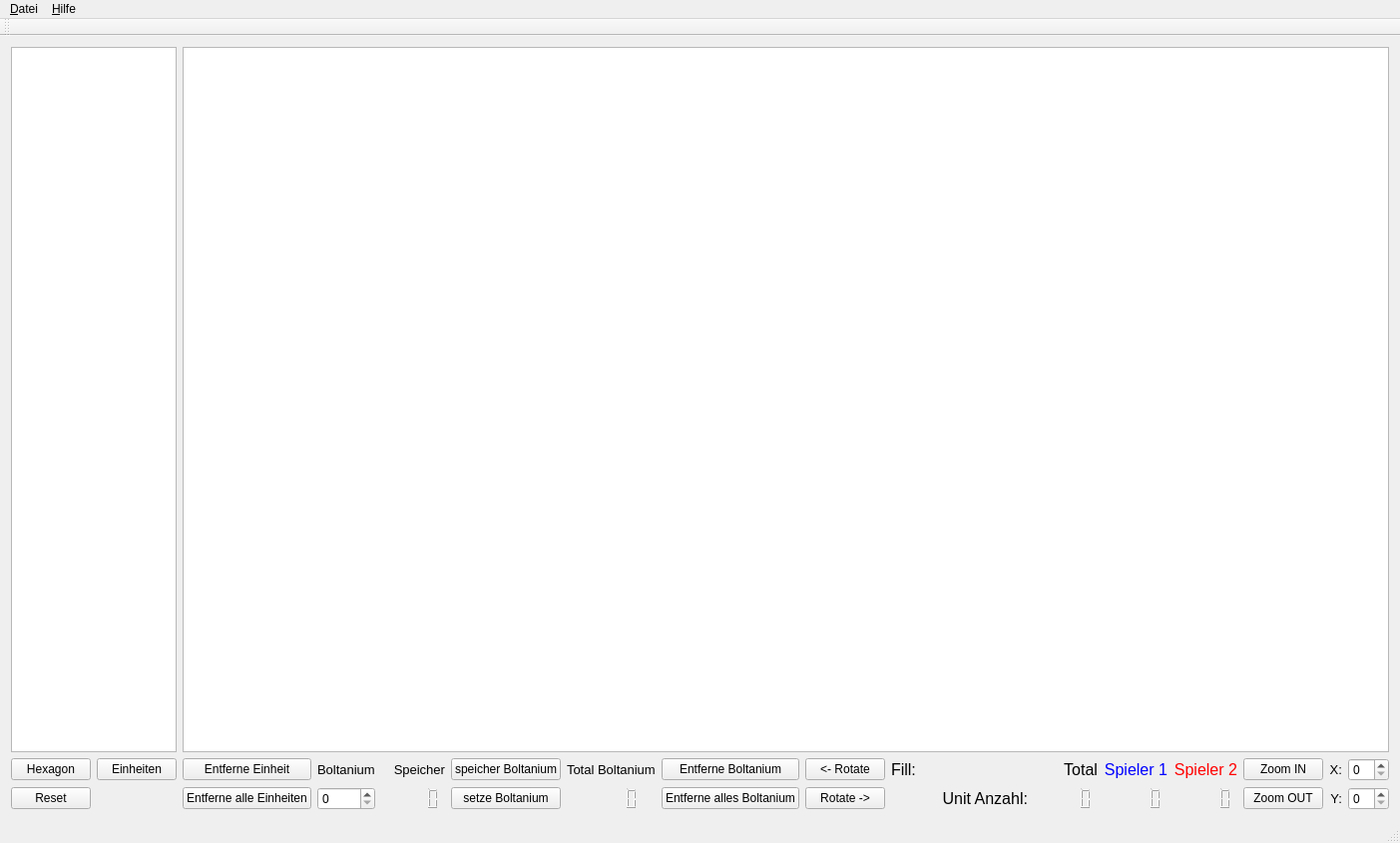
<?xml version="1.0" encoding="UTF-8"?>
<ui version="4.0">
 <class>MainWindow</class>
 <widget class="QMainWindow" name="MainWindow">
  <property name="geometry">
   <rect>
    <x>0</x>
    <y>0</y>
    <width>1366</width>
    <height>845</height>
   </rect>
  </property>
  <property name="sizePolicy">
   <sizepolicy hsizetype="Expanding" vsizetype="Expanding">
    <horstretch>0</horstretch>
    <verstretch>0</verstretch>
   </sizepolicy>
  </property>
  <property name="windowTitle">
   <string>Battle Isle MapEditor</string>
  </property>
  <widget class="QWidget" name="centralWidget">
   <property name="sizePolicy">
    <sizepolicy hsizetype="Expanding" vsizetype="Expanding">
     <horstretch>0</horstretch>
     <verstretch>0</verstretch>
    </sizepolicy>
   </property>
   <layout class="QGridLayout" name="gridLayout">
    <item row="6" column="12">
     <widget class="QLCDNumber" name="lcdPlayer1">
      <property name="styleSheet">
       <string notr="true">selection-color: rgb(0, 0, 255);
color: rgb(0, 0, 255);</string>
      </property>
      <property name="frameShape">
       <enum>QFrame::NoFrame</enum>
      </property>
      <property name="frameShadow">
       <enum>QFrame::Plain</enum>
      </property>
      <property name="lineWidth">
       <number>1</number>
      </property>
      <property name="midLineWidth">
       <number>0</number>
      </property>
      <property name="segmentStyle">
       <enum>QLCDNumber::Filled</enum>
      </property>
     </widget>
    </item>
    <item row="6" column="10">
     <widget class="QLabel" name="UnitAnzlabel">
      <property name="font">
       <font>
        <pointsize>12</pointsize>
       </font>
      </property>
      <property name="text">
       <string>Unit Anzahl:</string>
      </property>
      <property name="alignment">
       <set>Qt::AlignRight|Qt::AlignTrailing|Qt::AlignVCenter</set>
      </property>
     </widget>
    </item>
    <item row="6" column="13">
     <widget class="QLCDNumber" name="lcdPlayer2">
      <property name="frameShape">
       <enum>QFrame::NoFrame</enum>
      </property>
     </widget>
    </item>
    <item row="6" column="8">
     <widget class="QPushButton" name="rotateRBut">
      <property name="text">
       <string>Rotate -&gt;</string>
      </property>
     </widget>
    </item>
    <item row="6" column="11">
     <widget class="QLCDNumber" name="lcdTotal">
      <property name="frameShape">
       <enum>QFrame::NoFrame</enum>
      </property>
     </widget>
    </item>
    <item row="6" column="4">
     <widget class="QLCDNumber" name="lcdBoltCach">
      <property name="frameShape">
       <enum>QFrame::NoFrame</enum>
      </property>
     </widget>
    </item>
    <item row="6" column="3">
     <widget class="QSpinBox" name="spinBoltanium"/>
    </item>
    <item row="6" column="14">
     <widget class="QPushButton" name="zoomOutBut">
      <property name="text">
       <string>Zoom OUT</string>
      </property>
     </widget>
    </item>
    <item row="0" column="0" rowspan="3" colspan="2">
     <widget class="QGraphicsView" name="menueView">
      <property name="sizeAdjustPolicy">
       <enum>QAbstractScrollArea::AdjustToContentsOnFirstShow</enum>
      </property>
     </widget>
    </item>
    <item row="6" column="15">
     <widget class="QLabel" name="labelY">
      <property name="font">
       <font>
        <pointsize>10</pointsize>
       </font>
      </property>
      <property name="text">
       <string>Y:</string>
      </property>
      <property name="alignment">
       <set>Qt::AlignRight|Qt::AlignTrailing|Qt::AlignVCenter</set>
      </property>
     </widget>
    </item>
    <item row="6" column="16">
     <widget class="QSpinBox" name="spinBoxY"/>
    </item>
    <item row="6" column="2">
     <widget class="QPushButton" name="deleteAllBut">
      <property name="text">
       <string>Entferne alle Einheiten</string>
      </property>
     </widget>
    </item>
    <item row="6" column="5">
     <widget class="QPushButton" name="setBoltButt">
      <property name="text">
       <string>setze Boltanium</string>
      </property>
     </widget>
    </item>
    <item row="0" column="2" rowspan="3" colspan="15">
     <widget class="QGraphicsView" name="hexfieldGraphic">
      <property name="sizePolicy">
       <sizepolicy hsizetype="Preferred" vsizetype="Preferred">
        <horstretch>0</horstretch>
        <verstretch>0</verstretch>
       </sizepolicy>
      </property>
      <property name="cursor" stdset="0">
       <cursorShape>ArrowCursor</cursorShape>
      </property>
      <property name="mouseTracking">
       <bool>true</bool>
      </property>
      <property name="sizeAdjustPolicy">
       <enum>QAbstractScrollArea::AdjustToContents</enum>
      </property>
      <property name="resizeAnchor">
       <enum>QGraphicsView::AnchorViewCenter</enum>
      </property>
     </widget>
    </item>
    <item row="6" column="0">
     <widget class="QPushButton" name="ResetButton">
      <property name="text">
       <string>Reset</string>
      </property>
     </widget>
    </item>
    <item row="5" column="7">
     <widget class="QPushButton" name="deleteBoltBut">
      <property name="text">
       <string>Entferne Boltanium</string>
      </property>
     </widget>
    </item>
    <item row="5" column="6">
     <widget class="QLabel" name="UnitAnzlabel_2">
      <property name="font">
       <font>
        <pointsize>10</pointsize>
       </font>
      </property>
      <property name="text">
       <string>Total Boltanium</string>
      </property>
     </widget>
    </item>
    <item row="6" column="6">
     <widget class="QLCDNumber" name="lcdBoltTotal">
      <property name="frameShape">
       <enum>QFrame::NoFrame</enum>
      </property>
     </widget>
    </item>
    <item row="6" column="7">
     <widget class="QPushButton" name="deleteAllBoltBut">
      <property name="text">
       <string>Entferne alles Boltanium</string>
      </property>
     </widget>
    </item>
    <item row="5" column="5">
     <widget class="QPushButton" name="getBoltButt">
      <property name="text">
       <string>speicher Boltanium</string>
      </property>
     </widget>
    </item>
    <item row="5" column="4">
     <widget class="QLabel" name="boltCachLabel">
      <property name="font">
       <font>
        <pointsize>10</pointsize>
       </font>
      </property>
      <property name="text">
       <string>Speicher</string>
      </property>
      <property name="alignment">
       <set>Qt::AlignRight|Qt::AlignTrailing|Qt::AlignVCenter</set>
      </property>
     </widget>
    </item>
    <item row="5" column="3">
     <widget class="QLabel" name="boltLabel">
      <property name="font">
       <font>
        <pointsize>10</pointsize>
       </font>
      </property>
      <property name="text">
       <string>Boltanium</string>
      </property>
     </widget>
    </item>
    <item row="5" column="2">
     <widget class="QPushButton" name="deleteBut">
      <property name="text">
       <string>Entferne Einheit</string>
      </property>
     </widget>
    </item>
    <item row="5" column="1">
     <widget class="QPushButton" name="UnitMenueBut">
      <property name="text">
       <string>Einheiten</string>
      </property>
     </widget>
    </item>
    <item row="5" column="0">
     <widget class="QPushButton" name="HexMenueBut">
      <property name="text">
       <string>Hexagon</string>
      </property>
     </widget>
    </item>
    <item row="5" column="8">
     <widget class="QPushButton" name="rotateLBut">
      <property name="text">
       <string>&lt;- Rotate</string>
      </property>
     </widget>
    </item>
    <item row="5" column="9">
     <layout class="QHBoxLayout" name="horizontalLayout">
      <item>
       <widget class="QLabel" name="fillingText">
        <property name="font">
         <font>
          <pointsize>12</pointsize>
         </font>
        </property>
        <property name="text">
         <string>Fill: </string>
        </property>
       </widget>
      </item>
      <item>
       <widget class="QLabel" name="fillingLabel">
        <property name="font">
         <font>
          <pointsize>12</pointsize>
         </font>
        </property>
        <property name="text">
         <string/>
        </property>
       </widget>
      </item>
     </layout>
    </item>
    <item row="5" column="11">
     <widget class="QLabel" name="labelTotal">
      <property name="font">
       <font>
        <pointsize>12</pointsize>
       </font>
      </property>
      <property name="text">
       <string>Total</string>
      </property>
      <property name="alignment">
       <set>Qt::AlignRight|Qt::AlignTrailing|Qt::AlignVCenter</set>
      </property>
     </widget>
    </item>
    <item row="5" column="12">
     <widget class="QLabel" name="Ply1label">
      <property name="font">
       <font>
        <pointsize>12</pointsize>
       </font>
      </property>
      <property name="text">
       <string>&lt;html&gt;&lt;head/&gt;&lt;body&gt;&lt;p&gt;&lt;span style=&quot; color:#0000ff;&quot;&gt;Spieler 1&lt;/span&gt;&lt;/p&gt;&lt;/body&gt;&lt;/html&gt;</string>
      </property>
      <property name="alignment">
       <set>Qt::AlignRight|Qt::AlignTrailing|Qt::AlignVCenter</set>
      </property>
     </widget>
    </item>
    <item row="5" column="13">
     <widget class="QLabel" name="Ply2label">
      <property name="font">
       <font>
        <pointsize>12</pointsize>
       </font>
      </property>
      <property name="frameShape">
       <enum>QFrame::NoFrame</enum>
      </property>
      <property name="frameShadow">
       <enum>QFrame::Plain</enum>
      </property>
      <property name="text">
       <string>&lt;html&gt;&lt;head/&gt;&lt;body&gt;&lt;p&gt;&lt;span style=&quot; color:#ff0000;&quot;&gt;Spieler 2&lt;/span&gt;&lt;/p&gt;&lt;/body&gt;&lt;/html&gt;</string>
      </property>
      <property name="alignment">
       <set>Qt::AlignRight|Qt::AlignTrailing|Qt::AlignVCenter</set>
      </property>
     </widget>
    </item>
    <item row="5" column="14">
     <widget class="QPushButton" name="zoomINBut">
      <property name="sizePolicy">
       <sizepolicy hsizetype="Maximum" vsizetype="Maximum">
        <horstretch>0</horstretch>
        <verstretch>0</verstretch>
       </sizepolicy>
      </property>
      <property name="text">
       <string>Zoom IN</string>
      </property>
     </widget>
    </item>
    <item row="5" column="16">
     <widget class="QSpinBox" name="spinBoxX"/>
    </item>
    <item row="5" column="15">
     <widget class="QLabel" name="labelX">
      <property name="font">
       <font>
        <pointsize>10</pointsize>
       </font>
      </property>
      <property name="text">
       <string>X:</string>
      </property>
      <property name="alignment">
       <set>Qt::AlignRight|Qt::AlignTrailing|Qt::AlignVCenter</set>
      </property>
     </widget>
    </item>
   </layout>
   <zorder>menueView</zorder>
   <zorder>hexfieldGraphic</zorder>
   <zorder>setBoltButt</zorder>
   <zorder>lcdBoltCach</zorder>
   <zorder>spinBoltanium</zorder>
   <zorder>rotateRBut</zorder>
   <zorder>UnitAnzlabel</zorder>
   <zorder>lcdTotal</zorder>
   <zorder>lcdPlayer1</zorder>
   <zorder>lcdPlayer2</zorder>
   <zorder>zoomOutBut</zorder>
   <zorder>labelY</zorder>
   <zorder>spinBoxY</zorder>
   <zorder>deleteAllBut</zorder>
   <zorder>ResetButton</zorder>
   <zorder>deleteBoltBut</zorder>
   <zorder>UnitAnzlabel_2</zorder>
   <zorder>lcdBoltTotal</zorder>
   <zorder>deleteAllBoltBut</zorder>
   <zorder>getBoltButt</zorder>
   <zorder>boltCachLabel</zorder>
   <zorder>boltLabel</zorder>
   <zorder>deleteBut</zorder>
   <zorder>UnitMenueBut</zorder>
   <zorder>HexMenueBut</zorder>
   <zorder>rotateLBut</zorder>
   <zorder>labelTotal</zorder>
   <zorder>Ply1label</zorder>
   <zorder>Ply2label</zorder>
   <zorder>zoomINBut</zorder>
   <zorder>spinBoxX</zorder>
   <zorder>labelX</zorder>
  </widget>
  <widget class="QMenuBar" name="menuBar">
   <property name="geometry">
    <rect>
     <x>0</x>
     <y>0</y>
     <width>1366</width>
     <height>21</height>
    </rect>
   </property>
   <widget class="QMenu" name="menuDatei">
    <property name="title">
     <string>&amp;Datei</string>
    </property>
    <addaction name="actionNeue_Map"/>
    <addaction name="actionLoad_Map"/>
    <addaction name="separator"/>
    <addaction name="actionSpeichern"/>
    <addaction name="actionSpeichernForBIC"/>
   </widget>
   <widget class="QMenu" name="menuHilfe">
    <property name="title">
     <string>&amp;Hilfe</string>
    </property>
   </widget>
   <addaction name="menuDatei"/>
   <addaction name="menuHilfe"/>
  </widget>
  <widget class="QToolBar" name="mainToolBar">
   <attribute name="toolBarArea">
    <enum>TopToolBarArea</enum>
   </attribute>
   <attribute name="toolBarBreak">
    <bool>false</bool>
   </attribute>
  </widget>
  <widget class="QStatusBar" name="statusBar"/>
  <action name="actionNeue_Map">
   <property name="text">
    <string>&amp;Neue Map</string>
   </property>
  </action>
  <action name="actionLoad_Map">
   <property name="text">
    <string>&amp;Load Map</string>
   </property>
  </action>
  <action name="actionSpeichern">
   <property name="text">
    <string>&amp;Speichern</string>
   </property>
  </action>
  <action name="actionSpeichernForBIC">
   <property name="text">
    <string>Speichern &amp;für Battle Isle Clone</string>
   </property>
  </action>
 </widget>
 <layoutdefault spacing="6" margin="11"/>
 <resources/>
 <connections/>
</ui>
